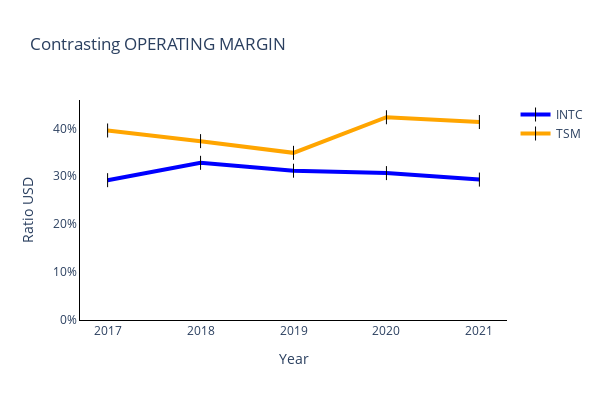

Here is the notebook cell this chart was saved with:
### Code cell
fig.show();

### Figure 1 — Plotly figure (JSON) as saved in the notebook; plotly's stock layout.template omitted (floating-point values rounded to 4 significant figures)
{"data": [{"line": {"color": "blue", "width": 4}, "marker": {"color": "black", "size": 10, "symbol": "line-ns-open"}, "mode": "lines+markers", "name": "INTC", "type": "scatter", "x": ["2017", "2018", "2019", "2020", "2021"], "y": [0.2919, 0.3281, 0.3117, 0.3066, 0.2931]}, {"line": {"color": "orange", "width": 4}, "marker": {"color": "black", "size": 10, "symbol": "line-ns-open"}, "mode": "lines+markers", "name": "TSM", "type": "scatter", "x": ["2017", "2018", "2019", "2020", "2021"], "y": [0.3956, 0.3733, 0.3489, 0.4232, 0.4133]}], "layout": {"height": 400, "hovermode": "x unified", "plot_bgcolor": "white", "title": {"text": "Contrasting OPERATING MARGIN"}, "width": 600, "xaxis": {"linecolor": "black", "showgrid": false, "showline": true, "title": {"text": "Year"}}, "yaxis": {"linecolor": "black", "rangemode": "tozero", "showgrid": false, "showline": true, "tickformat": ",.0%", "title": {"text": "Ratio USD"}}}}
